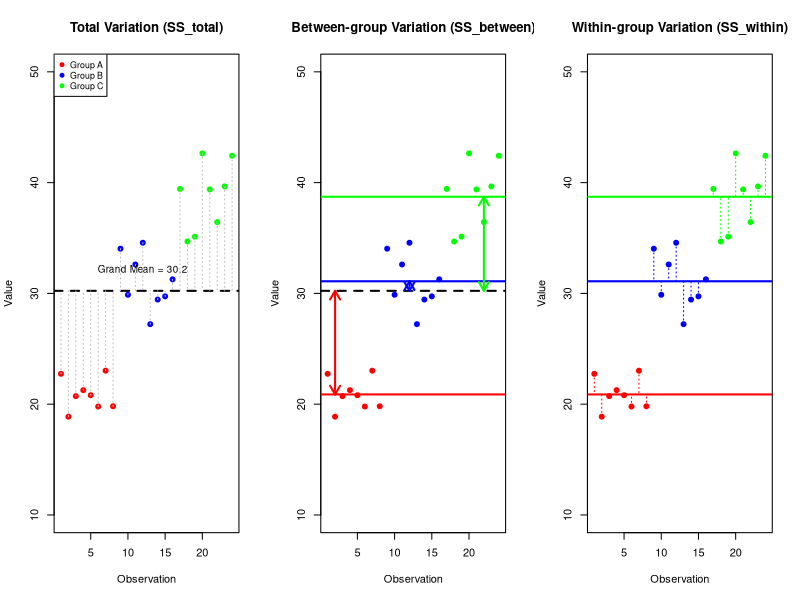
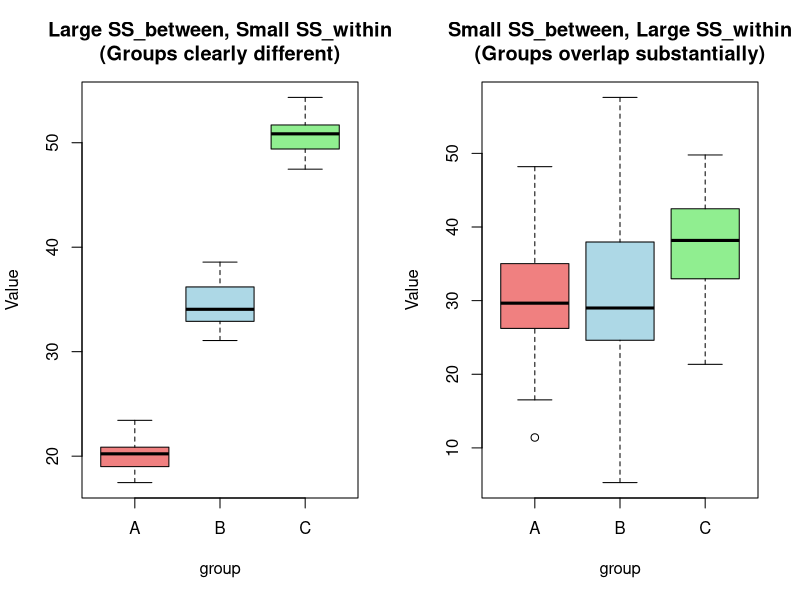
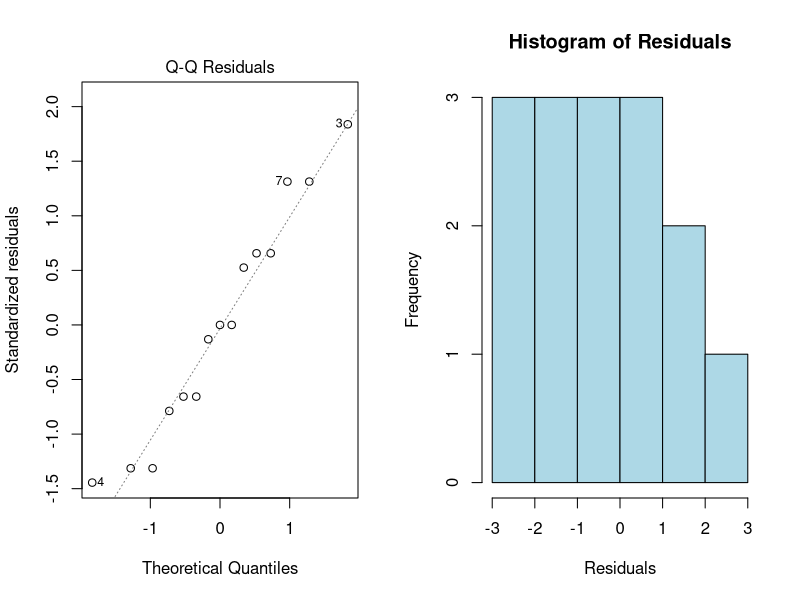
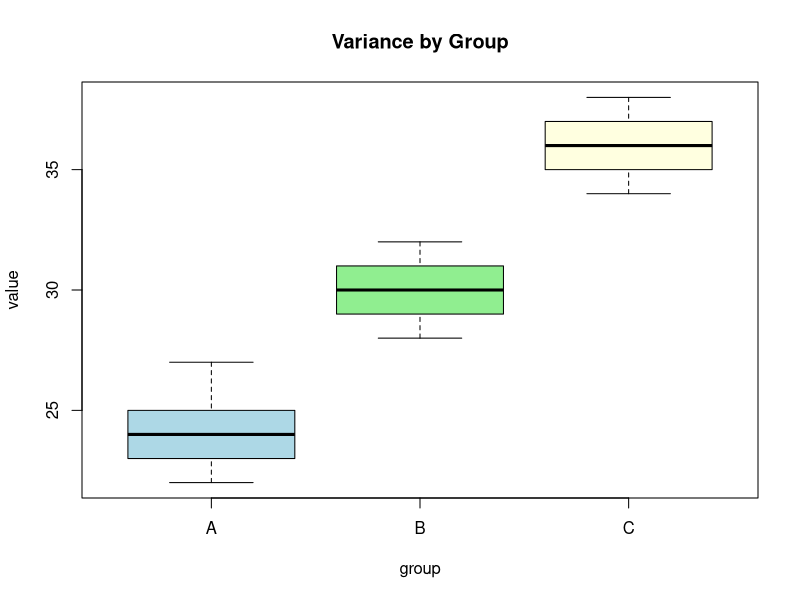
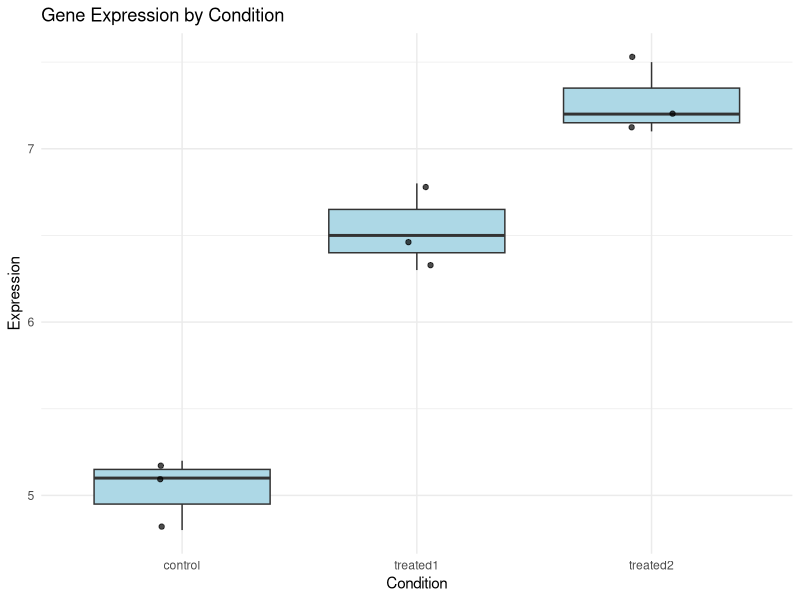
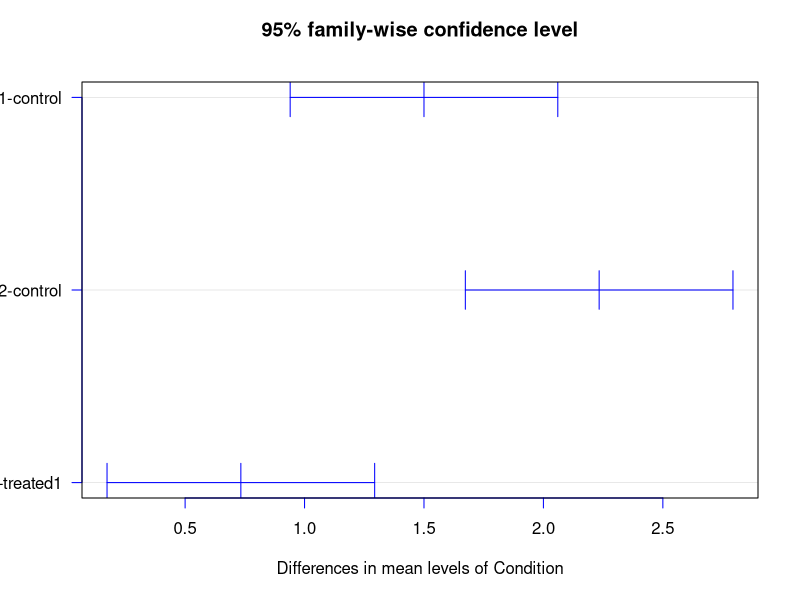
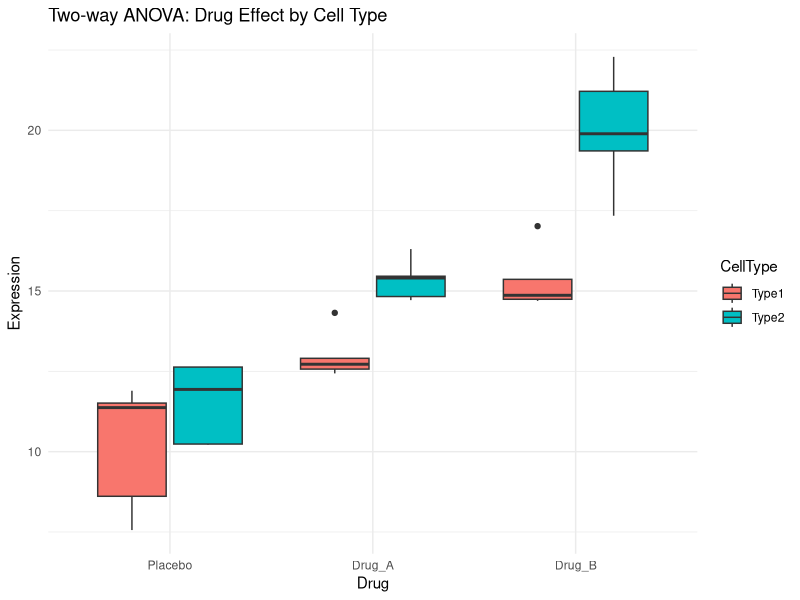
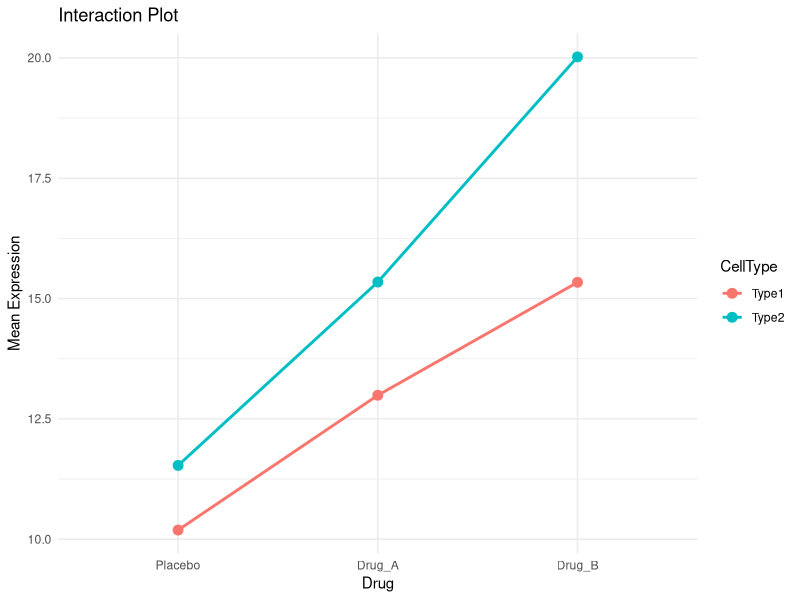

Reproduce these figures in R, in order.
## ---- chunk 1
library(tidyverse)
knitr::opts_chunk$set(echo = TRUE)
## ---- chunk 2
# Create example data to visualise the concepts
set.seed(42)
example_data <- data.frame(
  value = c(rnorm(8, mean = 20, sd = 2),
            rnorm(8, mean = 30, sd = 2),
            rnorm(8, mean = 40, sd = 2)),
  group = factor(rep(c("A", "B", "C"), each = 8))
)

grand_mean <- mean(example_data$value)
group_means <- tapply(example_data$value, example_data$group, mean)

par(mfrow = c(1, 3))

# Plot 1: Total variation
plot(1:24, example_data$value, pch = 19, col = rep(c("red", "blue", "green"), each = 8),
     xlab = "Observation", ylab = "Value", main = "Total Variation (SS_total)",
     ylim = c(10, 50))
abline(h = grand_mean, lty = 2, lwd = 2)
text(12, grand_mean + 2, paste("Grand Mean =", round(grand_mean, 1)), cex = 0.9)
for(i in 1:24) {
  segments(i, example_data$value[i], i, grand_mean, col = "gray", lty = 3)
}
legend("topleft", legend = c("Group A", "Group B", "Group C"),
       pch = 19, col = c("red", "blue", "green"), cex = 0.8)

# Plot 2: Between-group variation
plot(1:24, example_data$value, pch = 19, col = rep(c("red", "blue", "green"), each = 8),
     xlab = "Observation", ylab = "Value", main = "Between-group Variation (SS_between)",
     ylim = c(10, 50))
abline(h = grand_mean, lty = 2, lwd = 2)
abline(h = group_means["A"], col = "red", lwd = 2)
abline(h = group_means["B"], col = "blue", lwd = 2)
abline(h = group_means["C"], col = "green", lwd = 2)
# Show distance from group means to grand mean
arrows(2, grand_mean, 2, group_means["A"], col = "red", lwd = 2, length = 0.1, code = 3)
arrows(12, grand_mean, 12, group_means["B"], col = "blue", lwd = 2, length = 0.1, code = 3)
arrows(22, grand_mean, 22, group_means["C"], col = "green", lwd = 2, length = 0.1, code = 3)

# Plot 3: Within-group variation
plot(1:24, example_data$value, pch = 19, col = rep(c("red", "blue", "green"), each = 8),
     xlab = "Observation", ylab = "Value", main = "Within-group Variation (SS_within)",
     ylim = c(10, 50))
abline(h = group_means["A"], col = "red", lwd = 2)
abline(h = group_means["B"], col = "blue", lwd = 2)
abline(h = group_means["C"], col = "green", lwd = 2)
for(i in 1:8) {
  segments(i, example_data$value[i], i, group_means["A"], col = "red", lty = 3)
}
for(i in 9:16) {
  segments(i, example_data$value[i], i, group_means["B"], col = "blue", lty = 3)
}
for(i in 17:24) {
  segments(i, example_data$value[i], i, group_means["C"], col = "green", lty = 3)
}

par(mfrow = c(1, 1))
## ---- chunk 3
set.seed(123)
par(mfrow = c(1, 2))

# High between, low within (significant)
high_between <- data.frame(
  value = c(rnorm(15, 20, 2), rnorm(15, 35, 2), rnorm(15, 50, 2)),
  group = factor(rep(c("A", "B", "C"), each = 15))
)
boxplot(value ~ group, data = high_between, col = c("lightcoral", "lightblue", "lightgreen"),
        main = "Large SS_between, Small SS_within\n(Groups clearly different)",
        ylab = "Value")

# Low between, high within (not significant)
low_between <- data.frame(
  value = c(rnorm(15, 30, 12), rnorm(15, 33, 12), rnorm(15, 36, 12)),
  group = factor(rep(c("A", "B", "C"), each = 15))
)
boxplot(value ~ group, data = low_between, col = c("lightcoral", "lightblue", "lightgreen"),
        main = "Small SS_between, Large SS_within\n(Groups overlap substantially)",
        ylab = "Value")

par(mfrow = c(1, 1))
## ---- chunk 4
# Three groups with 5 observations each
group_a <- c(23, 25, 27, 22, 24)
group_b <- c(30, 32, 28, 31, 29)
group_c <- c(35, 38, 36, 34, 37)

# Combine data
all_data <- c(group_a, group_b, group_c)
groups <- factor(rep(c("A", "B", "C"), each = 5))

# Calculate means
grand_mean <- mean(all_data)
group_means <- c(mean(group_a), mean(group_b), mean(group_c))
n_per_group <- 5
k <- 3  # number of groups
N <- length(all_data)

cat("Grand mean:", grand_mean, "\n")
cat("Group means:", group_means, "\n")

# Calculate Sum of Squares
ss_between <- sum(n_per_group * (group_means - grand_mean)^2)
ss_within <- sum((group_a - group_means[1])^2) +
             sum((group_b - group_means[2])^2) +
             sum((group_c - group_means[3])^2)
ss_total <- sum((all_data - grand_mean)^2)

cat("\nSum of Squares:\n")
cat("SS_between:", ss_between, "\n")
cat("SS_within:", ss_within, "\n")
cat("SS_total:", ss_total, "\n")
cat("SS_between + SS_within =", ss_between + ss_within, "(should equal SS_total)\n")

# Calculate degrees of freedom
df_between <- k - 1
df_within <- N - k

# Calculate Mean Squares
ms_between <- ss_between / df_between
ms_within <- ss_within / df_within

cat("\nMean Squares:\n")
cat("MS_between:", ms_between, "\n")
cat("MS_within:", ms_within, "\n")

# Calculate F-statistic
f_stat <- ms_between / ms_within
p_value <- pf(f_stat, df_between, df_within, lower.tail = FALSE)

cat("\nF-statistic:", f_stat, "\n")
cat("p-value:", p_value, "\n")
## ---- chunk 5
df <- data.frame(value = all_data, group = groups)
anova_result <- aov(value ~ group, data = df)
summary(anova_result)
## ---- chunk 6
# Using the manual example data
shapiro.test(residuals(anova_result))

# Q-Q plot
par(mfrow = c(1, 2))
plot(anova_result, which = 2)
hist(residuals(anova_result), main = "Histogram of Residuals",
     xlab = "Residuals", col = "lightblue")
par(mfrow = c(1, 1))
## ---- chunk 7
# Bartlett's test (sensitive to non-normality)
bartlett.test(value ~ group, data = df)

# Visual check
boxplot(value ~ group, data = df, main = "Variance by Group",
        col = c("lightblue", "lightgreen", "lightyellow"))
## ---- chunk 8
# Welch's ANOVA (doesn't assume equal variances)
oneway.test(value ~ group, data = df, var.equal = FALSE)
## ---- chunk 9
gene_expr <- data.frame(
  Expression = c(5.2, 4.8, 5.1, 6.3, 6.8, 6.5, 7.2, 7.5, 7.1),
  Condition = rep(c("control", "treated1", "treated2"), each = 3)
)

ggplot(gene_expr, aes(Condition, Expression)) +
  geom_boxplot(fill = "lightblue") +
  geom_jitter(width = 0.1, alpha = 0.7) +
  theme_minimal() +
  labs(title = "Gene Expression by Condition")

anova_result <- aov(Expression ~ Condition, data = gene_expr)
summary(anova_result)
## ---- chunk 10
tukey_result <- TukeyHSD(anova_result)
tukey_result
## ---- chunk 11
plot(tukey_result, las = 1, col = "blue")
## ---- chunk 12
# Pairwise t-tests with Bonferroni correction
pairwise.t.test(gene_expr$Expression, gene_expr$Condition, p.adjust.method = "bonferroni")

# Pairwise t-tests with Holm correction (less conservative)
pairwise.t.test(gene_expr$Expression, gene_expr$Condition, p.adjust.method = "holm")
## ---- chunk 13
# Extract sum of squares from ANOVA
ss <- summary(anova_result)[[1]]$`Sum Sq`
ss_between <- ss[1]
ss_total <- sum(ss)

eta_squared <- ss_between / ss_total
cat("Eta-squared:", round(eta_squared, 3), "\n")
## ---- chunk 14
ms_within <- ss[2] / summary(anova_result)[[1]]$Df[2]
df_between <- summary(anova_result)[[1]]$Df[1]

omega_squared <- (ss_between - df_between * ms_within) / (ss_total + ms_within)
cat("Omega-squared:", round(omega_squared, 3), "\n")
## ---- chunk 15
# Simulated experiment: Drug effect across different cell types
set.seed(42)
two_way_data <- expand.grid(
  Drug = c("Placebo", "Drug_A", "Drug_B"),
  CellType = c("Type1", "Type2"),
  Replicate = 1:5
)

# Simulate expression values with main effects and interaction
two_way_data$Expression <- with(two_way_data, {
  base <- 10
  drug_effect <- ifelse(Drug == "Placebo", 0,
                        ifelse(Drug == "Drug_A", 3, 5))
  cell_effect <- ifelse(CellType == "Type1", 0, 2)
  # Interaction: Drug_B works better in Type2 cells
  interaction <- ifelse(Drug == "Drug_B" & CellType == "Type2", 3, 0)
  base + drug_effect + cell_effect + interaction + rnorm(nrow(two_way_data), 0, 1)
})

head(two_way_data)
## ---- chunk 16
ggplot(two_way_data, aes(Drug, Expression, fill = CellType)) +
  geom_boxplot() +
  theme_minimal() +
  labs(title = "Two-way ANOVA: Drug Effect by Cell Type")
## ---- chunk 17
# Two-way ANOVA with interaction
two_way_result <- aov(Expression ~ Drug * CellType, data = two_way_data)
summary(two_way_result)
## ---- chunk 18
# Calculate means for interaction plot
interaction_means <- two_way_data %>%
  group_by(Drug, CellType) %>%
  summarise(Mean = mean(Expression), .groups = "drop")

ggplot(interaction_means, aes(Drug, Mean, color = CellType, group = CellType)) +
  geom_point(size = 3) +
  geom_line(linewidth = 1) +
  theme_minimal() +
  labs(title = "Interaction Plot", y = "Mean Expression")
## ---- chunk 19
TukeyHSD(two_way_result, which = "Drug")
## ---- chunk 20
# Simulated longitudinal data
set.seed(123)
n_subjects <- 10
repeated_data <- data.frame(
  Subject = factor(rep(1:n_subjects, 3)),
  Time = factor(rep(c("Baseline", "Week1", "Week2"), each = n_subjects)),
  Expression = c(
    rnorm(n_subjects, 10, 2),           # Baseline
    rnorm(n_subjects, 12, 2),           # Week 1 (slight increase)
    rnorm(n_subjects, 15, 2)            # Week 2 (larger increase)
  )
)

# Add subject-specific variation
subject_effect <- rep(rnorm(n_subjects, 0, 3), 3)
repeated_data$Expression <- repeated_data$Expression + subject_effect

head(repeated_data)
## ---- chunk 21
ggplot(repeated_data, aes(Time, Expression, group = Subject)) +
  geom_line(alpha = 0.5) +
  geom_point() +
  stat_summary(aes(group = 1), fun = mean, geom = "line",
               color = "red", linewidth = 2) +
  stat_summary(aes(group = 1), fun = mean, geom = "point",
               color = "red", size = 3) +
  theme_minimal() +
  labs(title = "Repeated Measures: Expression Over Time",
       subtitle = "Red line shows group mean")
## ---- chunk 22
# Repeated measures ANOVA (using Error term for subject)
repeated_result <- aov(Expression ~ Time + Error(Subject/Time), data = repeated_data)
summary(repeated_result)
## ---- chunk 23
# Using the gene expression data
kruskal.test(Expression ~ Condition, data = gene_expr)
## ---- chunk 24
# Pairwise Wilcoxon tests with correction
pairwise.wilcox.test(gene_expr$Expression, gene_expr$Condition,
                     p.adjust.method = "BH")
## ---- chunk 25
data(PlantGrowth)
str(PlantGrowth)

# Visualise
ggplot(PlantGrowth, aes(group, weight, fill = group)) +
  geom_boxplot() +
  geom_jitter(width = 0.1, alpha = 0.5) +
  theme_minimal() +
  labs(title = "Plant Growth by Treatment Group",
       x = "Treatment", y = "Dried Weight")
## ---- chunk 26
# ANOVA
plant_aov <- aov(weight ~ group, data = PlantGrowth)
summary(plant_aov)

# Effect size
plant_ss <- summary(plant_aov)[[1]]$`Sum Sq`
cat("\nEta-squared:", round(plant_ss[1] / sum(plant_ss), 3), "\n")

# Post-hoc
TukeyHSD(plant_aov)
## ---- chunk 27
set.seed(1)
no_diff <- data.frame(
  value = rnorm(30, mean = 50, sd = 10),
  group = factor(rep(c("A", "B", "C"), each = 10))
)

ggplot(no_diff, aes(group, value)) +
  geom_boxplot(fill = "lightgray") +
  theme_minimal() +
  labs(title = "No Difference Between Groups")

summary(aov(value ~ group, data = no_diff))
## ---- chunk 28
set.seed(2)
one_diff <- data.frame(
  value = c(rnorm(10, 50, 5), rnorm(10, 50, 5), rnorm(10, 65, 5)),
  group = factor(rep(c("A", "B", "C"), each = 10))
)

ggplot(one_diff, aes(group, value)) +
  geom_boxplot(fill = "lightblue") +
  theme_minimal() +
  labs(title = "Group C Different from A and B")

summary(aov(value ~ group, data = one_diff))
TukeyHSD(aov(value ~ group, data = one_diff))
## ---- chunk 29
set.seed(3)
all_diff <- data.frame(
  value = c(rnorm(10, 40, 3), rnorm(10, 50, 3), rnorm(10, 60, 3)),
  group = factor(rep(c("A", "B", "C"), each = 10))
)

ggplot(all_diff, aes(group, value)) +
  geom_boxplot(fill = "lightgreen") +
  theme_minimal() +
  labs(title = "All Groups Different")

summary(aov(value ~ group, data = all_diff))
TukeyHSD(aov(value ~ group, data = all_diff))
## ---- chunk 30
# Using PlantGrowth data
# ANOVA approach
aov_result <- aov(weight ~ group, data = PlantGrowth)

# Linear regression approach
lm_result <- lm(weight ~ group, data = PlantGrowth)

# Compare F-statistics
cat("ANOVA F-statistic:\n")
summary(aov_result)

cat("\nLinear Model F-statistic:\n")
summary(lm_result)

# The anova() function on lm gives same result
anova(lm_result)
